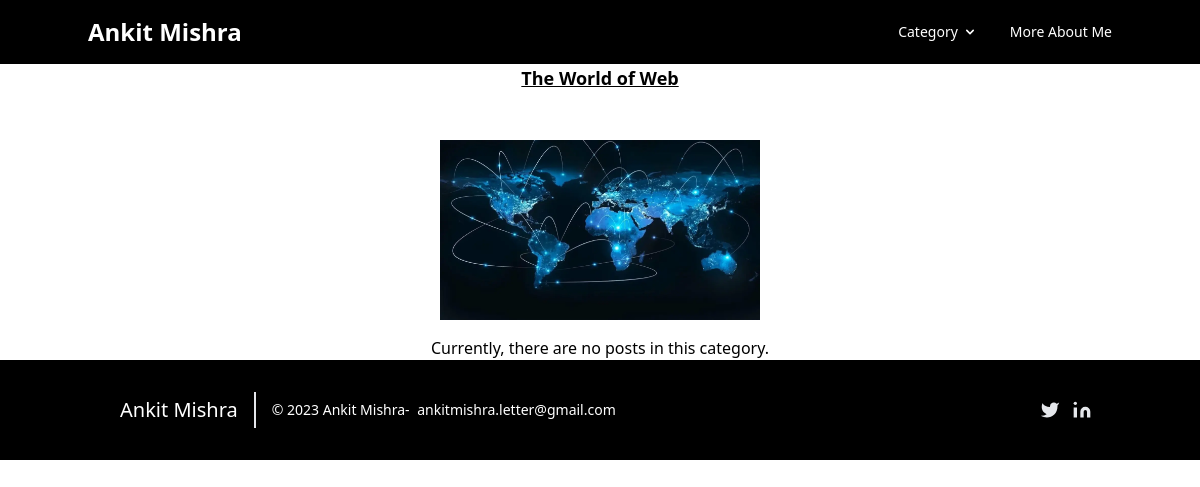
Page /category/webengineering on the committed database.
### blog/models.py (models this page shows, shortened)
class Category(models.Model):
    cat_id = models.AutoField(primary_key=True)
    title = models.CharField(max_length=100)
    description = models.TextField()
    url = models.CharField(max_length=100)
    image = models.ImageField(upload_to='category/')
    add_date = models.DateTimeField(auto_now_add=True,null=True)

### blog/views.py (the view)
# urls.py: path('category/<slug:url>',category),
def category(request,url):
    category = Category.objects.get(url=url)
    posts = Post.objects.filter(cat=category)
    return render(request,"Category.html",{'cat':category,'posts':posts})

### template/Category.html (shortened to what this page needs)
{%extends 'base.html' %}
{%block content%}
<div class="container-custom">
    <h2 class="text-center text-lg font-bold underline">{{ cat.title }}</h2>
    <br> <br>
    <div class="flex justify-center">
        <img src="/media/{{ cat.image }}" class="w-80 max-h-250 object-cover" alt="">
    </div>
    <div class="flex flex-col items-center">
        {% for p in posts %}
        <a href="/insider/{{ p.url }}" class="block mt-4 px-4 py-2 border border-gray-300 rounded hover:bg-gray-100">{{ p.title }}</a>
        {% empty %}
        <h3 class="mt-4">Currently, there are no posts in this category.</h3>
        {% endfor %}
    </div>
</div>
{%endblock%}

### rows in the picture
Category: title "The World of Web", image (picture)
